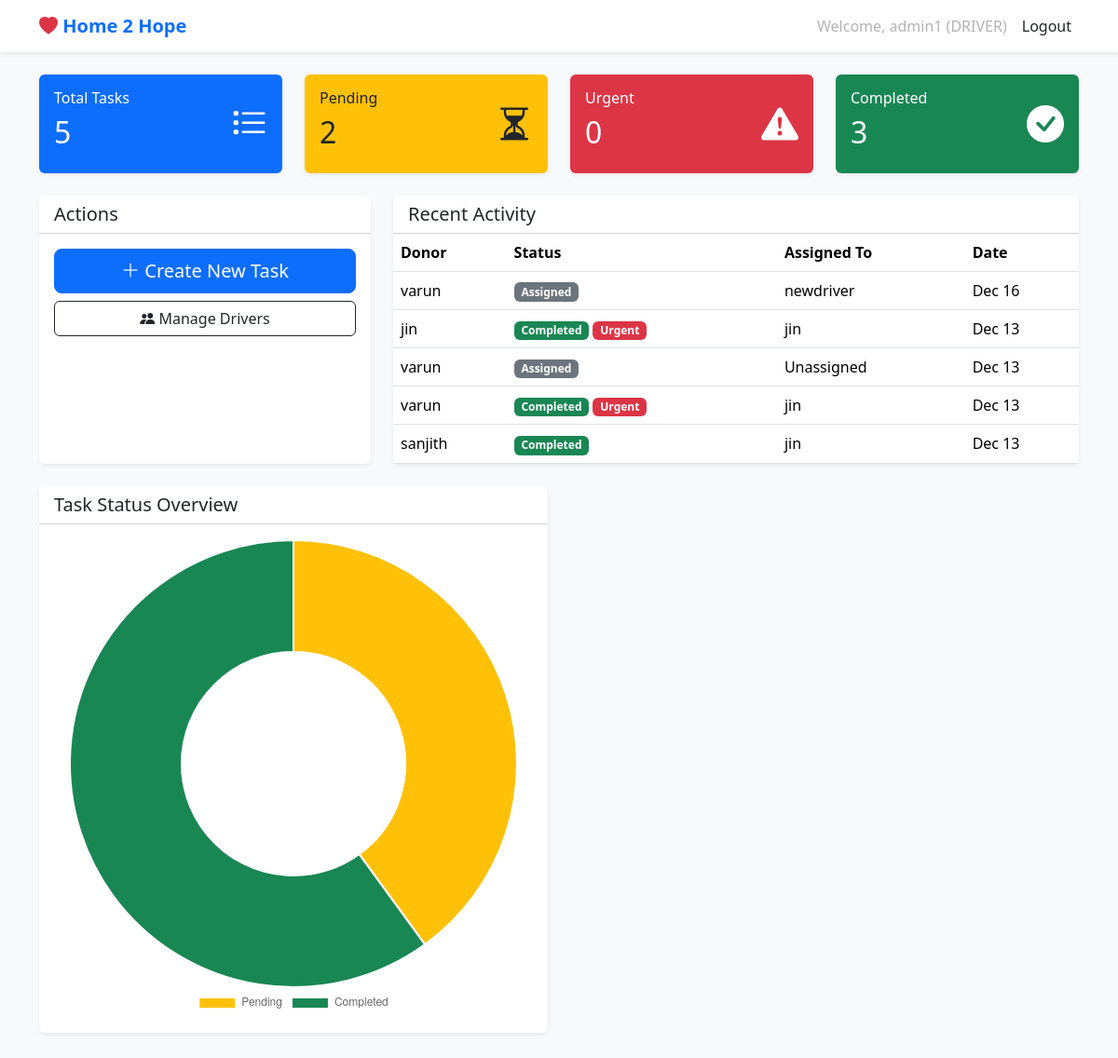
Page /admin-dashboard/ (signed in) on the committed database.
### core/models.py (models this page shows, shortened)
class User(AbstractUser):
    ROLE_ADMIN = 'ADMIN'
    ROLE_DRIVER = 'DRIVER'
    ROLE_CHOICES = [
        (ROLE_ADMIN, 'Admin'),
        (ROLE_DRIVER, 'Driver'),
    ]
    role = models.CharField(max_length=10, choices=ROLE_CHOICES, default=ROLE_DRIVER)
    phone_number = models.CharField(max_length=20, blank=True)

class Task(models.Model):
    STATUS_ASSIGNED = 'ASSIGNED'
    STATUS_IN_PROGRESS = 'IN_PROGRESS'
    STATUS_COMPLETED = 'COMPLETED'
    STATUS_CHOICES = [
        (STATUS_ASSIGNED, 'Assigned'),
        (STATUS_IN_PROGRESS, 'In Progress'),
        (STATUS_COMPLETED, 'Completed'),
    ]
    donor_name = models.CharField(max_length=255)
    address = models.TextField()
    phone_numbers = models.CharField(max_length=255, help_text="Comma-separated phone numbers")
    location_link = models.URLField(max_length=500, help_text="Google Maps Share Link")
    CATEGORY_CHOICES = [
        ('FURNITURE', 'Furniture'),
        ('CLOTHES', 'Clothes'),
        ('ELECTRONICS', 'Electronics'),
        ('FOOD', 'Food'),
        ('BOOKS', 'Books'),
        ('OTHER', 'Other'),
    ]
    category = models.CharField(max_length=50, choices=CATEGORY_CHOICES, default='OTHER')
    is_urgent = models.BooleanField(default=False)
    assigned_to = models.ForeignKey(User, on_delete=models.SET_NULL, null=True, blank=True, related_name='assigned_tasks')
    created_by = models.ForeignKey(User, on_delete=models.CASCADE, related_name='created_tasks')
    status = models.CharField(max_length=20, choices=STATUS_CHOICES, default=STATUS_ASSIGNED)
    created_at = models.DateTimeField(auto_now_add=True)
    updated_at = models.DateTimeField(auto_now=True)
    completed_at = models.DateTimeField(null=True, blank=True)
    visitor_form_filled = models.BooleanField(default=False)
    trust_notice_given = models.BooleanField(default=False)

### core/views.py (the view)
# urls.py: path('admin-dashboard/', views.AdminDashboardView.as_view(), name='admin_dashboard'),
class AdminDashboardView(AdminRequiredMixin, View):
    def get(self, request):
        total_tasks = Task.objects.count()
        pending_tasks = Task.objects.exclude(status='COMPLETED').count()
        urgent_tasks = Task.objects.filter(is_urgent=True, status__in=['ASSIGNED', 'IN_PROGRESS']).count()
        completed_tasks = Task.objects.filter(status='COMPLETED').count()
        recent_tasks = Task.objects.order_by('-created_at')[:5]
        context = {
            'total_tasks': total_tasks,
            'pending_tasks': pending_tasks,
            'urgent_tasks': urgent_tasks,
            'completed_tasks': completed_tasks,
            'recent_tasks': recent_tasks,
        }
        return render(request, 'core/dashboard_admin.html', context)

### core/views.py (called while the page is built)
    def test_func(self):
        return self.request.user.is_authenticated and (self.request.user.role == 'ADMIN' or self.request.user.is_superuser)

### templates/core/dashboard_admin.html (shortened to what this page needs)
{% extends 'base.html' %}
{% block content %}
<div class="row">
    <div class="col-md-3 mb-4">
        <a href="{% url 'task_list' %}" class="text-decoration-none">
            <div class="card bg-primary text-white h-100">
                <div class="card-body">
                    <div class="d-flex justify-content-between align-items-center">
                        <div>
                            <h6 class="card-title mb-0">Total Tasks</h6>
                            <h2 class="my-2">{{ total_tasks }}</h2>
                        </div>
                        <i class="bi bi-list-task fs-1"></i>
                    </div>
                </div>
            </div>
        </a>
    </div>
    <div class="col-md-3 mb-4">
        <a href="{% url 'task_list' %}?filter=pending" class="text-decoration-none">
            <div class="card bg-warning text-dark h-100">
                <div class="card-body">
                    <div class="d-flex justify-content-between align-items-center">
                        <div>
                            <h6 class="card-title mb-0">Pending</h6>
                            <h2 class="my-2">{{ pending_tasks }}</h2>
                        </div>
                        <i class="bi bi-hourglass-split fs-1"></i>
                    </div>
                </div>
            </div>
        </a>
    </div>
    <div class="col-md-3 mb-4">
        <a href="{% url 'task_list' %}?filter=urgent" class="text-decoration-none">
            <div class="card bg-danger text-white h-100">
                <div class="card-body">
                    <div class="d-flex justify-content-between align-items-center">
                        <div>
                            <h6 class="card-title mb-0">Urgent</h6>
                            <h2 class="my-2">{{ urgent_tasks }}</h2>
                        </div>
                        <i class="bi bi-exclamation-triangle-fill fs-1"></i>
                    </div>
                </div>
            </div>
        </a>
    </div>
    <div class="col-md-3 mb-4">
        <a href="{% url 'task_list' %}?filter=completed" class="text-decoration-none">
            <div class="card bg-success text-white h-100">
                <div class="card-body">
                    <div class="d-flex justify-content-between align-items-center">
                        <div>
                            <h6 class="card-title mb-0">Completed</h6>
                            <h2 class="my-2">{{ completed_tasks }}</h2>
                        </div>
                        <i class="bi bi-check-circle-fill fs-1"></i>
                    </div>
                </div>
            </div>
        </a>
    </div>
</div>
<div class="row mb-4">
    <div class="col-md-4">
        <div class="card h-100">
            <div class="card-header bg-white d-flex justify-content-between align-items-center">
                <h5 class="mb-0">Actions</h5>
            </div>
            <div class="card-body">
                <div class="d-grid gap-2">
                    <a href="{% url 'task_create' %}" class="btn btn-primary btn-lg">
                        <i class="bi bi-plus-lg"></i> Create New Task
                    </a>
                    <a href="{% url 'driver_list' %}" class="btn btn-outline-dark">
                        <i class="bi bi-people-fill"></i> Manage Drivers
                    </a>
                </div>
            </div>
        </div>
    </div>
    <div class="col-md-8">
        <div class="card h-100">
            <div class="card-header bg-white">
                <h5 class="mb-0">Recent Activity</h5>
            </div>
            <div class="table-responsive">
                <table class="table table-hover mb-0">
                    <thead>
                        <tr>
                            <th>Donor</th>
                            <th>Status</th>
                            <th>Assigned To</th>
                            <th>Date</th>
                        </tr>
                    </thead>
                    <tbody>
                        {% for task in recent_tasks %}
                        <tr>
                            <td>{{ task.donor_name }}</td>
                            <td>
                                <span
                                    class="badge bg-{% if task.status == 'COMPLETED' %}success{% elif task.status == 'IN_PROGRESS' %}warning{% else %}secondary{% endif %}">
                                    {{ task.get_status_display }}
                                </span>
                                {% if task.is_urgent %}<span class="badge bg-danger">Urgent</span>{% endif %}
                            </td>
                            <td>{{ task.assigned_to.username|default:"Unassigned" }}</td>
                            <td>{{ task.created_at|date:"M d" }}</td>
                        </tr>
                        {% empty %}
                        <tr>
                            <td colspan="4" class="text-center">No tasks yet.</td>
                        </tr>
                        {% endfor %}
                    </tbody>
                </table>
            </div>
        </div>
    </div>
</div>
<div class="row">
    <div class="col-md-6">
        <div class="card">
            <div class="card-header bg-white">
                <h5 class="mb-0">Task Status Overview</h5>
            </div>
            <div class="card-body">
                <canvas id="statusChart" data-pending="{{ pending_tasks }}"
                    data-completed="{{ completed_tasks }}"></canvas>
            </div>
        </div>
    </div>
</div>
{% endblock %}
{% block extra_scripts %}
<script>
    document.addEventListener('DOMContentLoaded', function () {
        const canvas = document.getElementById('statusChart');
        const pending = parseInt(canvas.dataset.pending) || 0;
        const completed = parseInt(canvas.dataset.completed) || 0;
        const ctx = canvas.getContext('2d');
        const statusChart = new Chart(ctx, {
            type: 'doughnut',
            data: {
                labels: ['Pending', 'Completed'],
                datasets: [{
                    data: [pending, completed],
                    backgroundColor: ['#ffc107', '#198754']
                }]
            },
            options: {
                responsive: true,
                plugins: {
                    legend: { position: 'bottom' }
                }
            }
        });
    });
</script>
{% endblock %}

### templates/base.html (shortened to what this page needs)
<!DOCTYPE html>
<html lang="en">
<head>
    <link href="https://cdn.jsdelivr.net/npm/bootstrap@5.3.2/dist/css/bootstrap.min.css" rel="stylesheet">
    <link rel="stylesheet" href="https://cdn.jsdelivr.net/npm/bootstrap-icons@1.11.1/font/bootstrap-icons.css">
</head>
<body>
    <nav class="navbar navbar-expand-lg navbar-light bg-white shadow-sm mb-4">
        <div class="container">
            <a class="navbar-brand" href="{% url 'dashboard' %}">
                <i class="bi bi-heart-fill text-danger"></i> Home 2 Hope
            </a>
            <div class="collapse navbar-collapse" id="navbarNav">
                <ul class="navbar-nav ms-auto">
                    {% if user.is_authenticated %}
                        <li class="nav-item">
                            <span class="nav-link disabled">Welcome, {{ user.username }} ({{ user.role }})</span>
                        </li>
                        <li class="nav-item">
                            <form action="{% url 'logout' %}" method="post">
                                <button type="submit" class="nav-link btn btn-link text-dark">Logout</button>
                            </form>
                        </li>
                    {% else %}
                        <li class="nav-item">
                            <a class="nav-link" href="{% url 'login' %}">Login</a>
                        </li>
                    {% endif %}
                </ul>
            </div>
        </div>
    </nav>
    <div class="container mb-5">
        {% block content %}{% endblock %}
    </div>
    {% block extra_scripts %}{% endblock %}
</body>
</html>

### templates/base.html (style rules this page uses)
body { background-color: #f8f9fa; }
.card { box-shadow: 0 0.125rem 0.25rem rgba(0, 0, 0, 0.075); border: none; }
.navbar-brand { font-weight: bold; color: #0d6efd !important; }
.btn-primary { background-color: #0d6efd; border-color: #0d6efd; }

### rows in the picture
User: username "admin1", role "DRIVER"
Task: donor_name "varun", status "Assigned", assigned_to.username "newdriver", created_at "Dec 16"
Task: donor_name "jin", status "Completed", is_urgent "Urgent", assigned_to.username "jin", created_at "Dec 13"
Task: donor_name "varun", status "Assigned", assigned_to.username "Unassigned", created_at "Dec 13"
Task: donor_name "varun", status "Completed", is_urgent "Urgent", assigned_to.username "jin", created_at "Dec 13"
Task: donor_name "sanjith", status "Completed", assigned_to.username "jin", created_at "Dec 13"

### other values in the picture
{{ total_tasks }} "5"
{{ pending_tasks }} "2"
{{ urgent_tasks }} "0"
{{ completed_tasks }} "3"
